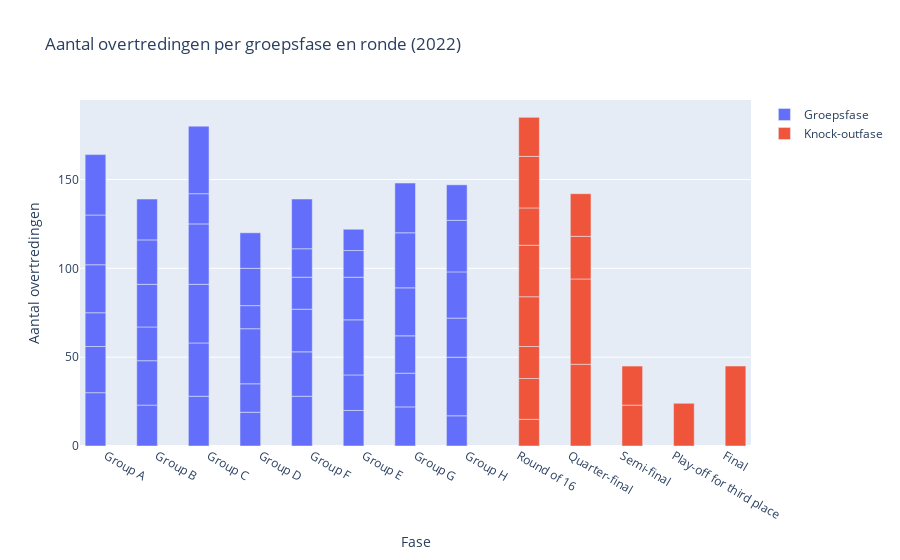

Notebook cell for this chart:
### Markdown cell above
Figuur 2 geeft een figuur met vier punten, elke punt representeerd een kleur kaart per jaar. Als je met de muis over de punten gaat, geeft de plot een jaartal gevolgd door het aantal rode/gele kaarten. Figuur 2 laat zien dat er zowel in het WK van 2018 als in het WK van 2022 vier rode kaarten zijn gegeven. Daarnaast zijn er in het WK van 2022 iets meer gele kaarten (226) dan in het WK van 2018 (217).

### Code cell
selected_columns2022 = wk_df.loc[:, ['fouls against team1', 'fouls against team2', 'category']]

# Verwijder NaN-waarden in de 'category'-kolom
selected_columns2022 = selected_columns2022.dropna(subset=['category'])

# Data voor groepsfase en knock-outfase
groepsfase = selected_columns2022[selected_columns2022['category'].str.contains('Group')]
knockoutfase = selected_columns2022[~selected_columns2022['category'].str.contains('Group')]

# Totaal aantal overtredingen per fase
groepsfase_overtredingen = groepsfase['fouls against team1'] + groepsfase['fouls against team2']
knockoutfase_overtredingen = knockoutfase['fouls against team1'] + knockoutfase['fouls against team2']

# Staafdiagram
fig = go.Figure()
fig.add_trace(go.Bar(x=groepsfase['category'], y=groepsfase_overtredingen, name='Groepsfase'))
fig.add_trace(go.Bar(x=knockoutfase['category'], y=knockoutfase_overtredingen, name='Knock-outfase'))

fig.update_layout(title='Aantal overtredingen per groepsfase en ronde (2022)',
                  xaxis_title='Fase',
                  yaxis_title='Aantal overtredingen')

fig.show()

### Figure 1 — Plotly figure (JSON) as saved in the notebook; plotly's stock layout.template omitted (floating-point values rounded to 4 significant figures)
{"data": [{"name": "Groepsfase", "type": "bar", "x": ["Group A", "Group B", "Group A", "Group B", "Group C", "Group D", "Group C", "Group D", "Group F", "Group E", "Group E", "Group F", "Group G", "Group H", "Group H", "Group G", "Group B", "Group A", "Group A", "Group B", "Group D", "Group C", "Group D", "Group C", "Group E", "Group F", "Group F", "Group E", "Group G", "Group H", "Group G", "Group H", "Group A", "Group A", "Group B", "Group B", "Group D", "Group D", "Group C", "Group C", "Group F", "Group F", "Group E", "Group E", "Group H", "Group H", "Group G", "Group G"], "y": [30, 23, 26, 25, 28, 19, 30, 16, 28, 20, 20, 25, 22, 17, 33, 19, 19, 19, 27, 24, 31, 33, 13, 34, 31, 24, 18, 24, 21, 22, 27, 26, 28, 34, 25, 23, 21, 20, 17, 38, 16, 28, 15, 12, 29, 20, 31, 28]}, {"name": "Knock-outfase", "type": "bar", "x": ["Round of 16", "Round of 16", "Round of 16", "Round of 16", "Round of 16", "Round of 16", "Round of 16", "Round of 16", "Quarter-final", "Quarter-final", "Quarter-final", "Quarter-final", "Semi-final", "Semi-final", "Play-off for third place", "Final"], "y": [15, 23, 18, 28, 29, 21, 29, 22, 46, 48, 24, 24, 23, 22, 24, 45]}], "layout": {"title": {"text": "Aantal overtredingen per groepsfase en ronde (2022)"}, "xaxis": {"title": {"text": "Fase"}}, "yaxis": {"title": {"text": "Aantal overtredingen"}}}}
